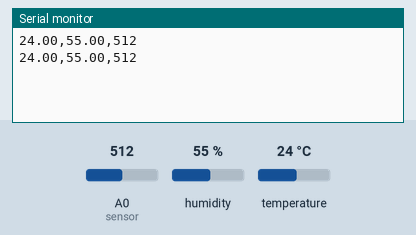
This sketch was run on a simulated Arduino Uno, built with avr-gcc and run on an emulated ATmega328P. Parts: the last lines printed to the serial monitor. Inputs (shaded band) come from the test bench; at power-on: humidity 55 %, A0 (sensor) = 512, temperature 24 °C.

Above: at 2.8 s.
2.9 s: humidity set to 22 %
At 4.4 s:
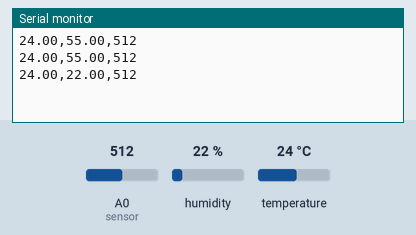
5.6 s: A0 (sensor) set to 716
At 6.9 s:
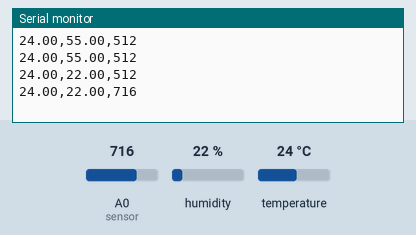
8.3 s: temperature set to 12 °C
At 10.5 s:
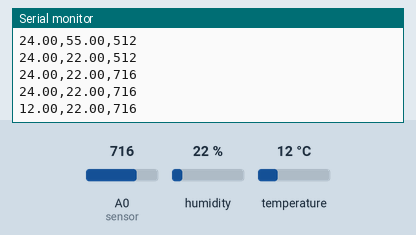
11.0 s: A0 (sensor) set to 900
At 12.9 s:
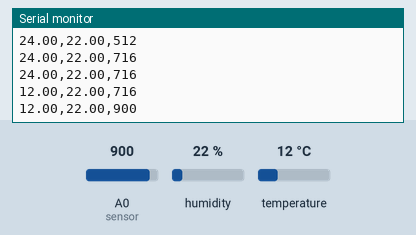
13.7 s: humidity set to 40 %
At 15.3 s:
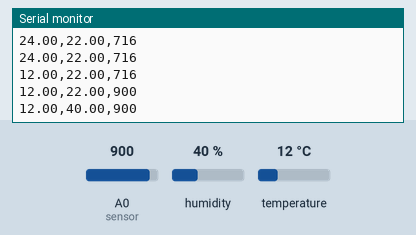
Timing chart, 0 to 16.8 s (numbered marks = the images above; inputs shaded):
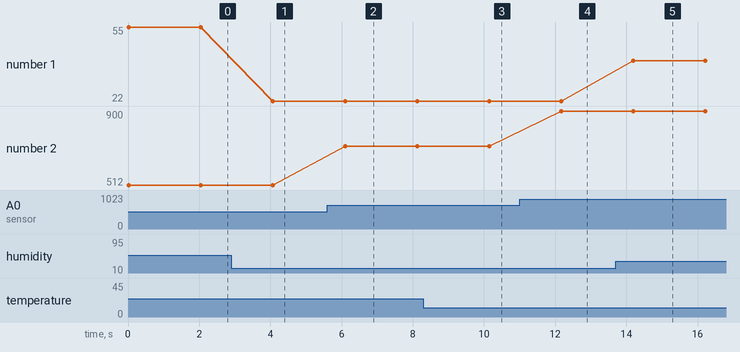

The sketch:

ArduinoCode.ino
```cpp
#include <DHT.h>
#define DHTPIN 2
#define DHTTYPE DHT11
DHT dht(DHTPIN, DHTTYPE);

void setup() {
  Serial.begin(9600);
  dht.begin();
}

void loop() {
  float temp = dht.readTemperature();
  float humidity = dht.readHumidity();
  int gas = analogRead(A0); // MQ-3 sensor
  Serial.print(temp); Serial.print(",");
  Serial.print(humidity); Serial.print(",");
  Serial.println(gas);
  delay(2000);
}
```

Measured:
- after the input at 2.9 s, the serial monitor: prints a new line after 1.2 s (image 1)
- after the input at 5.6 s, the serial monitor: prints a new line after 0.50 s (image 2)
- after the input at 8.3 s, the serial monitor: prints a new line after 1.8 s (image 3)
- after the input at 11.0 s, the serial monitor: prints a new line after 1.2 s (image 4)
- after the input at 13.7 s, the serial monitor: prints a new line after 0.49 s (image 5)
- plotted number 1: 55 → 22 after the input at 2.9 s, 22 → 40 after the input at 13.7 s
- plotted number 2: 512 → 716 after the input at 5.6 s, 716 → 900 after the input at 11.0 s
